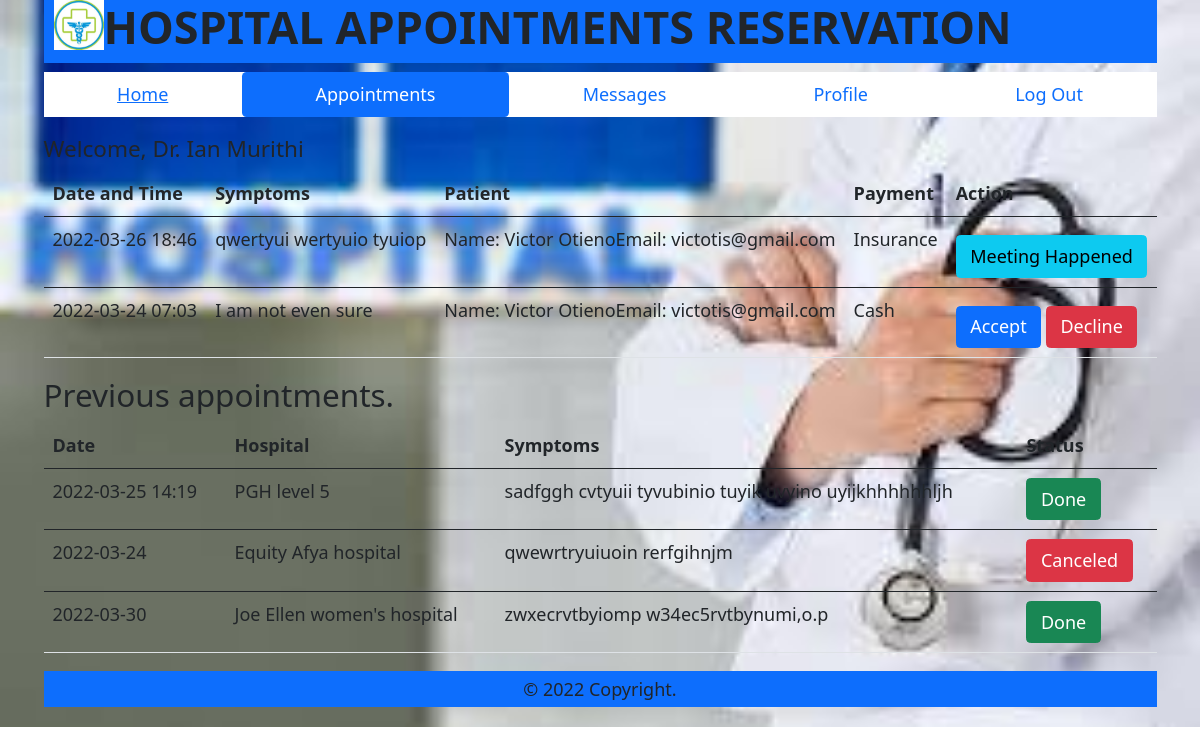
Page /home.php (signed in) on the committed database.
### tables this page shows
CREATE TABLE `appointments` (
  `AppointmentEntry` int(11) NOT NULL,
  `Datez` varchar(30) NOT NULL,
  `Timez` varchar(10) NOT NULL,
  `AppointmentFrom` varchar(20) NOT NULL,
  `AppointmentTo` varchar(20) NOT NULL,
  `ClientInfo` text NOT NULL,
  `Hospital` varchar(50) NOT NULL,
  `Department` varchar(20) NOT NULL,
  `Diagnosis` text NOT NULL,
  `Payment` varchar(10) NOT NULL,
  `Statuss` varchar(20) DEFAULT 'Pending'
);

### home.php (the view, shortened to what the rows shown need)
<?php
include_once 'fixed/header1.php';
?>
        <div class="tab-content" id="pills-tabContent">
            <div class="tab-pane fade show active" id="pills-home" role="tabpanel" aria-labelledby="pills-home-tab">
                <?php
                    if($_SESSION['role'] == 'Patient'){
                        $user = $_SESSION['email'];
                        $fetch ="SELECT * FROM appointments WHERE AppointmentFrom = '$user' AND Statuss = 'Pending' OR Statuss = 'Accepted'";
                        $rs = $conns->query($fetch);
                        $rnum = $rs->num_rows;
                        if($rnum > 0){
                            ?>
                            <table class="table">
                                <thead>
                                    <tr>
                                        <th scope="col">Date</th>
                                        <th scope="col">Hospital</th>
                                        <th scope="col">Symptoms</th>
                                        <th scope="col">Doctor</th>
                                        <th scope="col">Payment</th>
                                        <th scope="col">Status</th>
                                        <th scope="col">Action</th>
                                    </tr>
                                </thead>
                                <?php
                                $fetchAllData = $rs->fetch_all(MYSQLI_ASSOC);
                                foreach($fetchAllData as $eList){
                                    ?>
                                    <tbody>
                                        <tr>
                                            <td><?php echo $eList['Datez']. ' '.$eList['Timez']; ?></td>
                                            <td><?php echo $eList['Hospital']; ?></td>
                                            <td><?php echo $eList['Diagnosis']; ?></td>
                                            <td><?php echo $eList['AppointmentTo']; ?></td>
                                            <td><?php echo $eList['Payment']; ?></td>
                                            <td>
                                                <?php
                                                    if($eList['Statuss'] == 'Pending'){
                                                        ?>
                                                            <div class="btn btn-secondary"><?php echo $eList['Statuss'];?></div>
                                                        <?php
                                                    }elseif($eList['Statuss'] == 'Accepted'){
                                                        ?>
                                                            <div class="btn btn-success"><?php echo $eList['Statuss'];?></div>
                                                        <?php
                                                    }
                                                ?>
                                            </td>
                                            <td>
                                                <?php
                                                    if($eList['Statuss'] == 'Pending'){
                                                    ?>
                                                        <button type="button" class="btn btn-primary mt-2" onclick=location.href="<?php echo 'edit.php?a='.$eList['AppointmentEntry'].''?>">Modify</button>
                                                        <button type="button" class="btn btn-danger mt-2" onclick=location.href="<?php echo 'delete.php?val='.$eList['AppointmentEntry'].''?>">Cancel</button>
                                                    <?php
                                                    }else{
                                                    ?>
                                                        <div class="btn btn-info">Wait for Appointment date</div-->
                                                    <?php
                                                    }
                                                ?>
                                            </td>
                                        </tr>
                                    <?php
                                }
                        }else{
                            ?>
                                <center>
                                    <h2>No Appointments available</h2>
                                </center>
                            <?php
                        }
                            ?>
                                </tbody>
                            </table>
                        <div>
                            <center>
                                <button type="submit" class="btn btn-primary btn-block btn-lg" onclick=location.href="appointment.php">Make New Appointment</button>
                            </center>
                        </div>
                        <h3>Previous appointments.</h3>
                        <?php
                            $fetch ="SELECT * FROM appointments WHERE AppointmentFrom = '$user' AND Statuss != 'Pending' AND Statuss != 'Accepted'";
                            $rs = $conns->query($fetch);
                            $rnum = $rs->num_rows;
                            if($rnum > 0){
                                ?>
                                <table class="table">
                                    <thead>
                                        <tr>
                                        <th scope="col">Date</th>
                                        <th scope="col">Hospital</th>
                                        <th scope="col">Symptoms</th>
                                        <th scope="col">Doctor</th>
                                        <th scope="col">Status</th>
                                        </tr>
                                    </thead>
                                <?php
                                $fetchAllData = $rs->fetch_all(MYSQLI_ASSOC);
                                foreach($fetchAllData as $eList){
                                    ?>
                                    <tbody>
                                        <tr>
                                            <td><?php echo $eList['Datez']; ?></td>
                                            <td><?php echo $eList['Hospital']; ?></td>
                                            <td><?php echo $eList['Diagnosis']; ?></td>
                                            <td><?php echo $eList['AppointmentTo']; ?></td>
                                            <td>
                                                        <?php
                                                            $status = $eList['Statuss'];
                                                            if($status == 'Done'){
                                                                ?>
                                                                <div  class="btn btn-success">Done</div>
                                                                <?php
                                                            }elseif($status == 'Cancel'){
                                                                ?>
                                                                <div class="btn btn-danger">Canceled</div>
                                                                <?php
                                                            }
                                                        ?>
                                            <td>
                                        </tr>
                                    <?php
                                }
                            }
                            else{
                                ?>
                                    <center>
                                        <h2>No Previous appointments available</h2>
                                    </center>
                                <?php
                            }
                        ?>
                            </tbody>
                        </table>
                    <?php
                    }elseif($_SESSION['role'] == 'Doctor'){
                        $currentUser = $_SESSION['username'];
                        $fetch ="SELECT * FROM appointments WHERE AppointmentTo = '$currentUser' AND Statuss = 'Pending' OR Statuss = 'Accepted'";
                        $rs = $conns->query($fetch);
                        $rnum = $rs->num_rows;
                        if($rnum > 0){
                            ?>
                            <table class="table">
                                <thead>
                                    <tr>
                                        <th scope="col">Date and Time</th>
                                        <th scope="col">Symptoms</th>
                                        <th scope="col">Patient</th>
                                        <th scope="col">Payment</th>
                                        <th scope="col">Action</th>
                                    </tr>
                                </thead>
                                <?php
                                $fetchAllData = $rs->fetch_all(MYSQLI_ASSOC);
                                foreach($fetchAllData as $eList){
                                    ?>
                                    <tbody>
                                        <tr>
                                            <td><?php echo $eList['Datez']. ' '.$eList['Timez']; ?></td>
                                            <td><?php echo $eList['Diagnosis']; ?></td>
                                            <td><?php echo $eList['ClientInfo']; ?></td>
                                            <td><?php echo $eList['Payment']; ?></td>
                                            <td>
                                                <?php
                                                    if($eList['Statuss'] == 'Pending'){
                                                    ?>
                                                        <button type="button" class="btn btn-primary mt-2" onclick=location.href="<?php echo 'accept.php?res='.$eList['AppointmentEntry'].''?>">Accept</button>
                                                        <button type="button" class="btn btn-danger mt-2" onclick=location.href="<?php echo 'delete.php?val='.$eList['AppointmentEntry'].''?>">Decline</button>
                                                    <?php
                                                    }else{
                                                    ?>
                                                        <button type="button" class="btn btn-info mt-2" onclick=location.href="<?php echo 'meet.php?met='.$eList['AppointmentEntry'].''?>">Meeting Happened</button>
                                                    <?php
                                                    }
                                                ?>
                                            </td>
                                        </tr>
                                    <?php
                                }
                                ?>
                                </tbody>
                            </table>
                            <?php
                        }else{
                            ?>
                                <center>
                                    <h2>No Appointments available</h2>
                                </center>
                            <?php
                            }
                            ?>
                            <?php
                                $fetch ="SELECT * FROM appointments WHERE AppointmentTo = '$currentUser' AND Statuss != 'Pending' AND Statuss != 'Accepted'";
                                $rs = $conns->query($fetch);
                                $rnum = $rs->num_rows;
                                if($rnum > 0){
                                    ?>
                                    <table class="table">
                                        <thead>
                                            <tr>
                                            <th scope="col">Date</th>
                                            <th scope="col">Hospital</th>
                                            <th scope="col">Symptoms</th>
                                            <th scope="col">Status</th>
                                            </tr>
                                        </thead>
                                        <?php
                                        $fetchAllData = $rs->fetch_all(MYSQLI_ASSOC);
                                        foreach($fetchAllData as $eList){
                                            ?>
                                            <tbody>
                                                <tr>
                                                    <td><?php echo $eList['Datez']; ?></td>
                                                    <td><?php echo $eList['Hospital']; ?></td>
                                                    <td><?php echo $eList['Diagnosis']; ?></td>
                                                    <td>
                                                        <?php
                                                            $status = $eList['Statuss'];
                                                            if($status == 'Done'){
                                                                ?>
                                                                <div class="btn btn-success">Done</div>
                                                                <?php
                                                            }elseif($status == 'Cancel'){
                                                                ?>
                                                                <div class="btn btn-danger">Canceled</div>
                                                                <?php
                                                            }
                                                        ?>
                                                    </td>
                                                </tr>
                                            <?php
                                        }
                                        ?>
                                        </tbody>
                                    </table>
                                    <?php
                                }
                                else{
                                    ?>
                                        <center>
                                            <h2>No Previous appointments available</h2>
                                        </center>
                                    <?php
                                }
                    }
                ?>
            </div>
        </div>
<?php include_once 'fixed/footer.php'; ?>

### rows in the picture
appointments: Datez "2022-03-26", Timez "18:46", Diagnosis "qwertyui wertyuio tyuiop", ClientInfo "Name: Victor OtienoEmail: victotis@gmail.com", Payment "Insurance"
appointments: Datez "2022-03-24", Timez "07:03", Diagnosis "I am not even sure", ClientInfo "Name: Victor OtienoEmail: victotis@gmail.com", Payment "Cash"
appointments: Datez "2022-03-25 14:19", Hospital "PGH level 5", Diagnosis "sadfggh cvtyuii tyvubinio tuyik uvyino uyijkhhhhhhljh", Statuss "Done"
appointments: Datez "2022-03-24", Hospital "Equity Afya hospital", Diagnosis "qwewrtryuiuoin rerfgihnjm", Statuss "Canceled"
appointments: Datez "2022-03-30", Hospital "Joe Ellen women's hospital", Diagnosis "zwxecrvtbyiomp w34ec5rvtbynumi,o.p", Statuss "Done"

### other values in the picture
$_SESSION['username'] "Ian Murithi"
